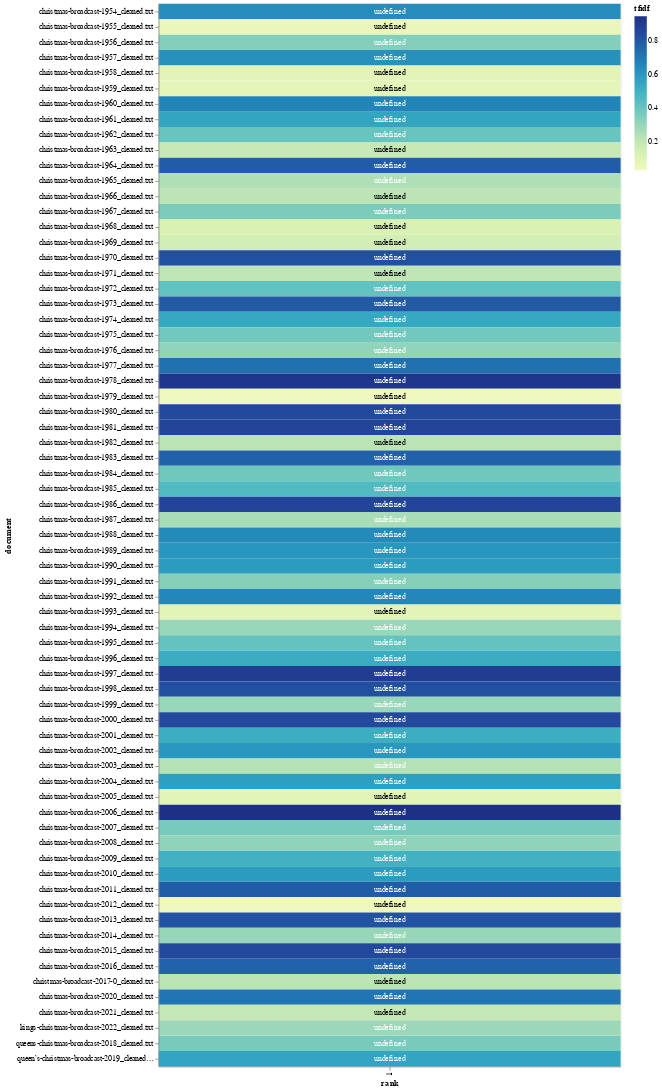

This figure's notebook cell:
### Code cell
import altair as alt
import numpy as np

# Terms in this list will get a red dot in the visualization
term_list = ['community', 'together', 'world','tradition','kenya', 'love', 'emergency']

# adding a little randomness to break ties in term ranking
top_tfidf_plusRand = top_tfidf.copy()
top_tfidf_plusRand['tfidf'] = top_tfidf_plusRand['tfidf'] + np.random.rand(top_tfidf.shape[0])*0.0001

# base for all visualizations, with rank calculation
base = alt.Chart(top_tfidf_plusRand).encode(
    x = 'rank:O',
    y = 'document:N'
).transform_window(
    rank = "rank()",
    sort = [alt.SortField("tfidf", order="descending")],
    groupby = ["document"],
)

# heatmap specification
heatmap = base.mark_rect().encode(
    color = 'tfidf:Q'
)

# red circle over terms in above list
circle = base.mark_circle(size=100).encode(
    color = alt.condition(
        alt.FieldOneOfPredicate(field='term', oneOf=term_list),
        alt.value('red'),
        alt.value('#FFFFFF00')
    )
)

# text labels, white for darker heatmap colors
text = base.mark_text(baseline='middle').encode(
    text = 'term:N',
    color = alt.condition(alt.datum.tfidf >= 0.23, alt.value('white'), alt.value('black'))
)

# display the three superimposed visualizations
(heatmap + circle + text).properties(width = 600)
